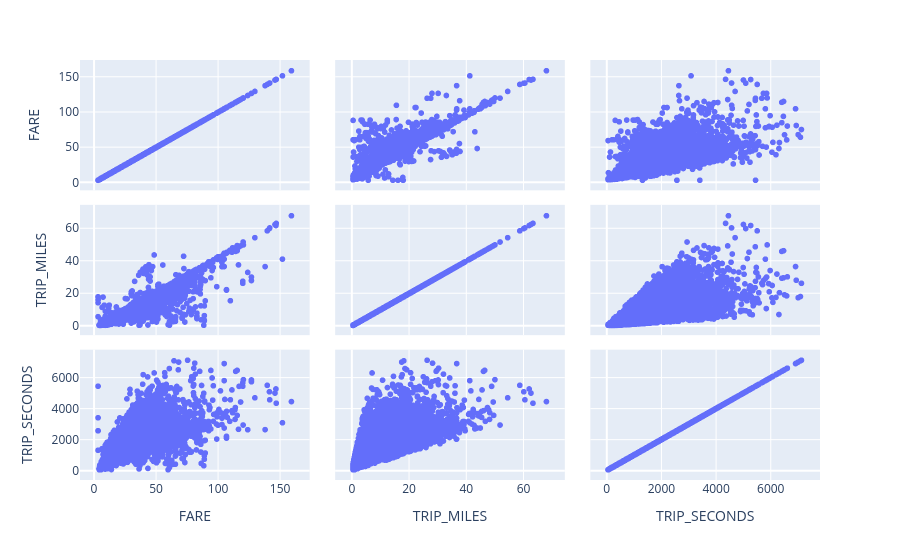

Source (notebook cell):
### Code cell
px.scatter_matrix(training_df, dimensions=['FARE', 'TRIP_MILES', 'TRIP_SECONDS'])

### Figure 1 — Plotly figure (JSON) as saved in the notebook; plotly's stock layout.template omitted (floating-point values rounded to 4 significant figures; data arrays with more than 128 entries replaced by an {"elided": "..."} marker saying what was removed)
{"data": [{"dimensions": [{"axis": {"matches": true}, "label": "FARE", "values": {"elided": "31694 float values"}}, {"axis": {"matches": true}, "label": "TRIP_MILES", "values": {"elided": "31694 float values"}}, {"axis": {"matches": true}, "label": "TRIP_SECONDS", "values": {"elided": "31694 int values"}}], "hovertemplate": "%{xaxis.title.text}=%{x}<br>%{yaxis.title.text}=%{y}<extra></extra>", "legendgroup": "", "marker": {"color": "#636efa", "symbol": "circle"}, "name": "", "showlegend": false, "type": "splom"}], "layout": {"dragmode": "select", "legend": {"tracegroupgap": 0}, "margin": {"t": 60}}}
